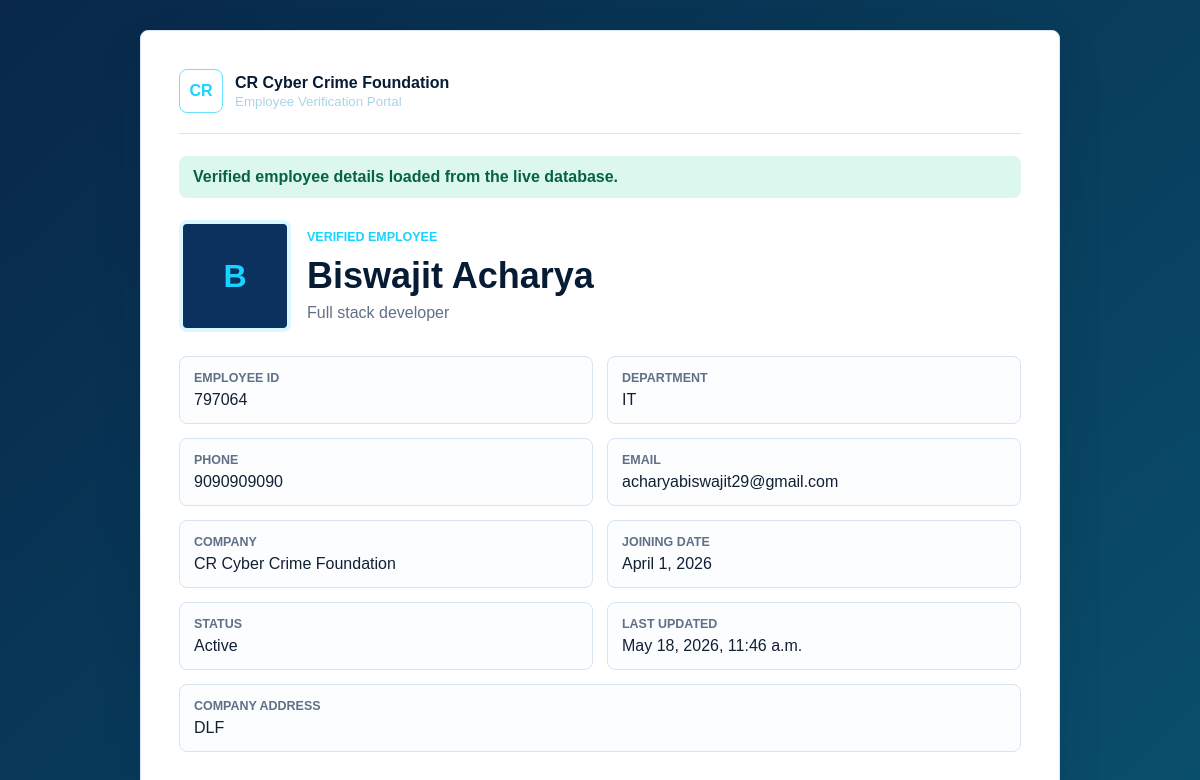
The page /employee/797064/ on the database its author committed.
### employees/models.py (models this page shows, shortened)
class Employee(models.Model):
    class Status(models.TextChoices):
        ACTIVE = "Active", "Active"
        INACTIVE = "Inactive", "Inactive"
    verification_token = models.UUIDField(default=uuid.uuid4, unique=True, editable=False)
    employee_id = models.CharField(max_length=40, unique=True)
    full_name = models.CharField(max_length=120)
    designation = models.CharField(max_length=120)
    department = models.CharField(max_length=120)
    phone = models.CharField(max_length=25)
    email = models.EmailField()
    company_name = models.CharField(max_length=180, default="CR Cyber Crime Foundation")
    company_address = models.TextField()
    joining_date = models.DateField()
    profile_photo = models.ImageField(upload_to="employee_photos/", blank=True, null=True)
    status = models.CharField(max_length=10, choices=Status.choices, default=Status.ACTIVE)
    created_at = models.DateTimeField(auto_now_add=True)
    updated_at = models.DateTimeField(auto_now=True)
    class Meta:
        ordering = ["full_name"]

### employees/views.py (the view)
# urls.py: path("employee/<str:employee_id>/", views.employee_public, name="employee_public"),
def employee_public(request, employee_id):
    employee = Employee.objects.filter(employee_id=employee_id, status=Employee.Status.ACTIVE).first()
    return render(
        request,
        "employees/public_employee.html",
        {
            "employee": employee,
            "employee_id": employee_id,
            "not_found_message": "Employee not active or not found.",
        },
    )

### templates/employees/public_employee.html (shortened to what this page needs)
{% load static %}
<!doctype html>
<html lang="en">
<head>
    <link rel="stylesheet" href="{% static 'employees/css/styles.css' %}">
</head>
<body class="verification-body">
    <main class="verification-page">
        <section class="verification-card" aria-live="polite">
            <div class="verify-brand">
                <span class="brand-mark">CR</span>
                <div>
                    <strong>CR Cyber Crime Foundation</strong>
                    <small>Employee Verification Portal</small>
                </div>
            </div>
            {% if employee %}
                <div class="notice online">Verified employee details loaded from the live database.</div>
                <div class="employee-public-card">
                    <div class="public-head">
                        {% if employee.profile_photo %}
                            <img class="profile-photo" src="{{ employee.profile_photo.url }}" alt="{{ employee.full_name }}">
                        {% else %}
                            <div class="profile-photo placeholder" aria-hidden="true">{{ employee.full_name|first }}</div>
                        {% endif %}
                        <div>
                            <div class="section-kicker">Verified Employee</div>
                            <h1>{{ employee.full_name }}</h1>
                            <p>{{ employee.designation }}</p>
                        </div>
                    </div>
                    <dl class="detail-grid">
                        <div>
                            <dt>Employee ID</dt>
                            <dd>{{ employee.employee_id }}</dd>
                        </div>
                        <div>
                            <dt>Department</dt>
                            <dd>{{ employee.department }}</dd>
                        </div>
                        <div>
                            <dt>Phone</dt>
                            <dd>{{ employee.phone }}</dd>
                        </div>
                        <div>
                            <dt>Email</dt>
                            <dd>{{ employee.email }}</dd>
                        </div>
                        <div>
                            <dt>Company</dt>
                            <dd>{{ employee.company_name }}</dd>
                        </div>
                        <div>
                            <dt>Joining Date</dt>
                            <dd>{{ employee.joining_date }}</dd>
                        </div>
                        <div>
                            <dt>Status</dt>
                            <dd>{{ employee.status }}</dd>
                        </div>
                        <div>
                            <dt>Last Updated</dt>
                            <dd>{{ employee.updated_at }}</dd>
                        </div>
                        <div class="wide">
                            <dt>Company Address</dt>
                            <dd>{{ employee.company_address }}</dd>
                        </div>
                    </dl>
                </div>
            {% else %}
                <div class="notice inactive">Employee verification unavailable.</div>
                <div class="employee-public-card text-verification">{{ not_found_message }}</div>
            {% endif %}
        </section>
    </main>
</body>
</html>

### static/employees/css/styles.css (style rules this page uses)
:root { --navy: #061b34; --blue: #0b315f; --cyan: #19d3ff; --cyan-soft: #d9f8ff; --white: #ffffff; --mist: #f3f7fb; --line: #d8e4ef; --text: #122033; --muted: #607086; --danger: #d63d4f; --success: #0a9f72; --shadow: 0 18px 45px rgba(6, 27, 52, 0.14); }
* { box-sizing: border-box; }
body { margin: 0; font-family: Arial, Helvetica, sans-serif; color: var(--text); background: linear-gradient(180deg, #eff7fb 0%, #ffffff 42%); }
.brand, .verify-brand { display: flex; align-items: center; gap: 12px; }
.brand small, .verify-brand small { display: block; color: #aad5e8; margin-top: 2px; }
.brand-mark { display: inline-grid; place-items: center; width: 44px; height: 44px; flex: 0 0 44px; border: 1px solid rgba(25, 211, 255, 0.65); border-radius: 8px; color: var(--cyan); font-weight: 800; letter-spacing: 0; }
.dashboard-head, .toolbar, .form-actions, .public-head { display: flex; align-items: center; justify-content: space-between; gap: 16px; }
.section-kicker { color: var(--cyan); font-size: 0.78rem; font-weight: 800; letter-spacing: 0; text-transform: uppercase; }
h1 { margin: 8px 0; color: var(--navy); font-size: clamp(1.8rem, 3vw, 2.6rem); line-height: 1.1; }
.table-card, .form-shell, .auth-panel, .confirm-card, .verification-card { border: 1px solid var(--line); border-radius: 8px; background: var(--white); box-shadow: var(--shadow); }
.auth-shell, .verification-page { display: grid; place-items: center; min-height: calc(100vh - 150px); }
.verification-body { min-height: 100vh; background: linear-gradient(135deg, rgba(8, 40, 74, 0.95), rgba(9, 82, 110, 0.92)), linear-gradient(180deg, #061b34, #0b315f); }
.verification-page { width: min(920px, calc(100% - 28px)); margin: 0 auto; padding: 30px 0; }
.verification-card { width: 100%; padding: clamp(22px, 4vw, 38px); }
.verify-brand { color: var(--navy); padding-bottom: 20px; border-bottom: 1px solid var(--line); }
.notice { margin: 22px 0; border-radius: 8px; padding: 12px 14px; color: var(--blue); background: #eef8fc; font-weight: 800; }
.notice.online { color: #066247; background: #dcf8ee; }
.employee-public-card { display: grid; gap: 24px; }
.profile-photo { width: 112px; height: 112px; flex: 0 0 112px; border: 4px solid var(--cyan-soft); border-radius: 8px; object-fit: cover; background: var(--blue); }
.profile-photo.placeholder { display: grid; place-items: center; color: var(--cyan); font-size: 2rem; font-weight: 900; }
.public-head { justify-content: flex-start; }
.public-head h1 { margin-top: 12px; }
.public-head p { color: var(--muted); margin: 0; }
.detail-grid { display: grid; grid-template-columns: repeat(2, minmax(0, 1fr)); gap: 14px; margin: 0; }
.detail-grid div { border: 1px solid var(--line); border-radius: 8px; padding: 14px; background: #fbfdff; }
.detail-grid .wide { grid-column: 1 / -1; }
dt { color: var(--muted); font-size: 0.78rem; font-weight: 800; text-transform: uppercase; }
dd { margin: 6px 0 0; overflow-wrap: anywhere; }

### rows shown on the page
Employee: full_name|first "B", full_name "Biswajit Acharya", designation "Full stack developer", employee_id "797064", department "IT", phone "9090909090", email "acharyabiswajit29@gmail.com", company_name "CR Cyber Crime Foundation", joining_date "April 1, 2026", status "Active", updated_at "May 18, 2026, 11:46 a.m.", company_address "DLF"
